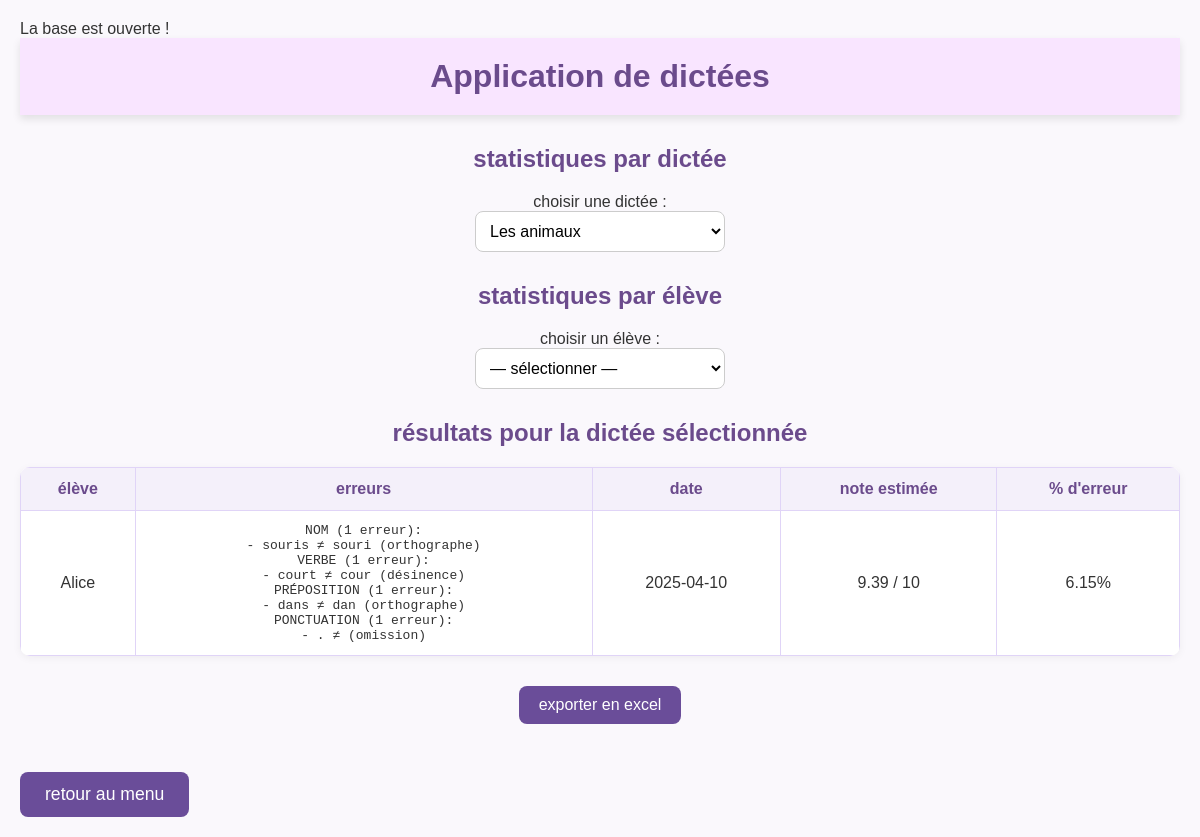
Page /stats.php?id_dictee=80 on the committed database.
### tables this page shows
CREATE TABLE `reponses` (
  `id` int(11) NOT NULL,
  `id_dictee` int(11) DEFAULT NULL,
  `id_eleve` int(11) DEFAULT NULL,
  `reponse` text,
  `erreurs` text,
  `date_saisie` datetime DEFAULT NULL
);

CREATE TABLE `eleves` (
  `id` int(11) NOT NULL,
  `nom` varchar(255) DEFAULT NULL,
  `niveau` varchar(10) DEFAULT NULL
);

### stats.php (the view, shortened to what this page needs)
<?php
require 'connexion.php';
function calculer_stats($original, $saisi) {
    $distance = levenshtein($original, $saisi);
    $longueur = max(strlen($original), 1);
    $erreur_pourcentage = round(($distance / $longueur) * 100, 2);
    $note = round(max(0, 10 - ($erreur_pourcentage / 10)), 2);
    return [$erreur_pourcentage, $note];
}
?>
<html lang="fr">
<head>
</head>
<body>
<header>
  <h1>Application de dictées</h1>
</header>
<?php
$dictees = $pdo->query("select id, titre from dictees order by id")->fetchAll(PDO::FETCH_ASSOC);
?>
<h2>statistiques par dictée</h2>
<form method="get">
  <label for="id_dictee">choisir une dictée :</label><br>
  <select name="id_dictee" id="id_dictee" onchange="this.form.submit()">
    <?php foreach($dictees as $d): ?>
      <option value="<?= $d['id'] ?>" <?= (isset($_GET['id_dictee']) && $_GET['id_dictee'] == $d['id']) ? 'selected' : '' ?>>
        <?= htmlspecialchars($d['titre']) ?>
      </option>
    <?php endforeach; ?>
  </select>
</form>
<h2>statistiques par élève</h2>
<form method="get">
  <label for="id_eleve">choisir un élève :</label><br>
  <select name="id_eleve" id="id_eleve" onchange="this.form.submit()">
    <option value="">— sélectionner —</option>
  </select>
</form>
<?php
if (isset($_GET['id_dictee']) && !empty($_GET['id_dictee'])) {
    $did = (int)$_GET['id_dictee'];
    $stmt = $pdo->prepare("select e.nom, r.reponse, r.erreurs, r.date_saisie
                           from reponses r
                           join eleves e on r.id_eleve = e.id
                           where r.id_dictee = ?
                           order by e.nom, r.date_saisie");
    $stmt->execute([$did]);
    $data = $stmt->fetchAll(PDO::FETCH_ASSOC);
    echo "<h2>résultats pour la dictée sélectionnée</h2>";
    if ($data) {
        echo "<table><thead><tr>
                <th>élève</th>
                <th>erreurs</th>
                <th>date</th>
                <th>note estimée</th>
                <th>% d'erreur</th>
              </tr></thead><tbody>";
        foreach ($data as $row) {
            if (!isset($contenu_dictee)) {
                $stmt_texte = $pdo->prepare("select contenu from dictees where id = ?");
                $stmt_texte->execute([$did]);
                $contenu_dictee = $stmt_texte->fetchColumn();
            }
            list($erreur_pourcentage, $note_estimee) = calculer_stats($contenu_dictee, $row['reponse']);
            echo "<tr>
                    <td>".htmlspecialchars($row['nom'])."</td>
                    <td><pre>".htmlspecialchars($row['erreurs'])."</pre></td>
                    <td>".htmlspecialchars(substr($row['date_saisie'], 0, 10))."</td>
                    <td>$note_estimee / 10</td>
                    <td>$erreur_pourcentage%</td>
                  </tr>";
        }
        echo "</tbody></table>";
        echo "<div class='export-btn'>
                <form method='get' action='export_par_dictee.php'>
                  <input type='hidden' name='id_dictee' value='$did'>
                  <button type='submit'>exporter en excel</button>
                </form>
              </div>";
    } else {
        echo "<p>aucune réponse pour cette dictée.</p>";
    }
}
?>
<br><a class="button" href="index.php">retour au menu</a>
</body>
</html>

### stats.php (style rules this page uses)
* { margin: 0; padding: 0; box-sizing: border-box; }
body { font-family: 'arial', sans-serif; background-color: #faf8fc; color: #333; padding: 20px; }
header { background-color: #f9e5ff; padding: 20px; text-align: center; box-shadow: 0px 4px 8px rgba(0, 0, 0, 0.1); margin-bottom: 30px; }
header h1 { font-size: 2em; color: #6b4b8c; }
h2 { text-align: center; color: #6b4b8c; margin-bottom: 20px; }
form { margin-bottom: 30px; text-align: center; }
select { padding: 10px; width: 250px; border-radius: 8px; border: 1px solid #ccc; font-size: 1em; background-color: #ffffff; transition: border-color 0.3s; }
button { margin-top: 10px; padding: 10px 20px; background-color: #6a4d99; color: white; border: none; border-radius: 8px; font-size: 1em; cursor: pointer; transition: background-color 0.3s, transform 0.3s; }
table { width: 100%; border-collapse: collapse; margin-top: 20px; background-color: #ffffff; border-radius: 10px; overflow: hidden; box-shadow: 0px 2px 8px rgba(0, 0, 0, 0.05); }
th, td { border: 1px solid #e0d4f7; padding: 12px; text-align: center; }
th { background-color: #f4f0fa; color: #6b4b8c; }
td pre { white-space: pre-wrap; word-wrap: break-word; }
.export-btn { text-align: center; margin-top: 20px; }
a.button { display: inline-block; background-color: #6a4d99; color: white; text-decoration: none; padding: 12px 25px; border-radius: 8px; font-size: 1.1em; transition: background-color 0.3s, transform 0.3s; }

### rows in the picture
reponses: id_eleve.nom "Alice", erreurs "NOM (1 erreur): - souris ≠ souri (orthographe) VERBE (1 erreur): - court ≠ cour (désinence) PRÉPOSITION (1 erreur): - dans ≠ dan (orthographe) PONCTUATION (1 erreur): - . ≠ (omission)", date_saisie "2025-04-10", note_estimee "9.39", erreur_pourcentage "6.15"

### other values in the picture
form field id_dictee "Les animaux"
